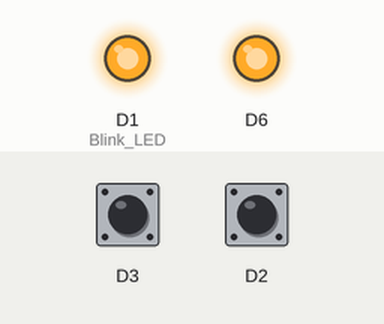
This sketch was run on a simulated ESP8266 (NodeMCU). Shown: output pins drawn as LEDs (lit = HIGH). Dashed ring = blinking. Inputs (shaded band) come from the test bench; at power-on: D3 HIGH, D2 HIGH. EEPROM starts erased; what the sketch prints to the serial monitor is not drawn.

Above: at 1.2 s.
1.3 s: D3 pulled LOW for 0.15 s
At 2.6 s:
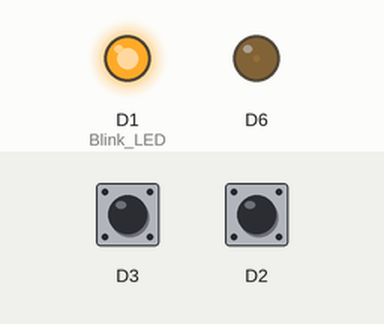
2.9 s: D2 pulled LOW for 1 s
At 3.2 s:
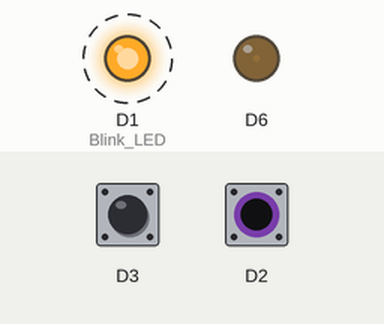
5.9 s: D3 pulled LOW for 3.2 s
At 10.1 s:
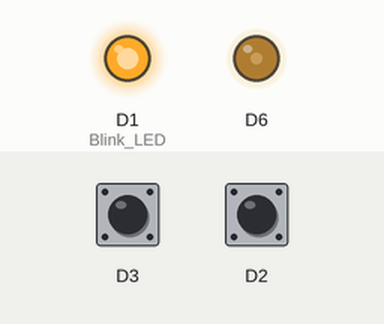
10.6 s: D3 pulled LOW for 3.2 s
At 14.1 s:
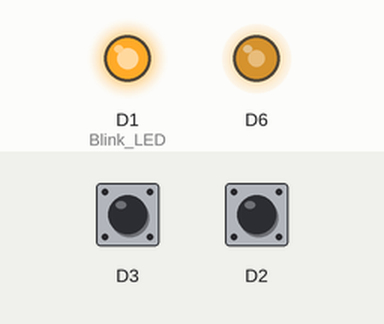
15.3 s: D3 pulled LOW for 3.2 s
At 19.0 s:
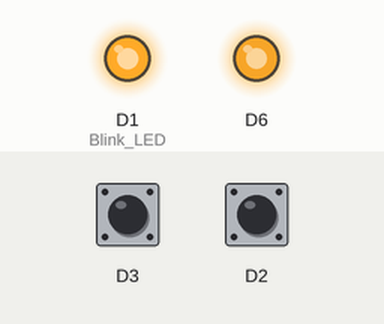
20.0 s: D3 pulled LOW for 1 s
At 20.7 s:
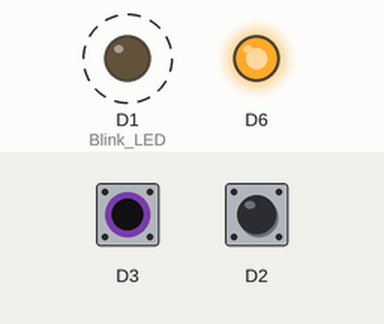
Timing chart, 0 to 23.0 s (numbered marks = the images above; inputs shaded):
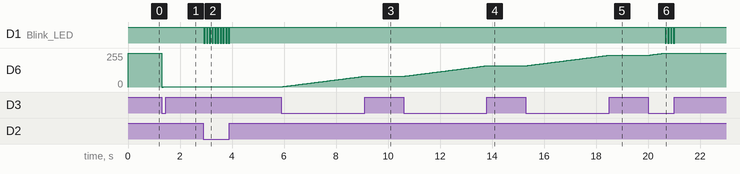

Measured:
- after the input at 1.3 s, D6: 255/255 → 3/255 at once
- after the input at 2.9 s, D1 (Blink_LED): alternates HIGH for 0.05 s and LOW for 0.05 s, 20 changes in all, then stays HIGH, starting at once; D6: 3/255 → 2/255 at once
- after the input at 5.9 s, D6: moves from 2/255 to 81/255 over 3.2 s, starting at once
- after the input at 10.6 s, D6: moves from 81/255 to 160/255 over 3.2 s, starting at once
- after the input at 15.3 s, D6: moves from 160/255 to 238/255 over 3.1 s, starting at once
- after the input at 20.0 s, D1 (Blink_LED): alternates HIGH for 0.05 s and LOW for 0.05 s, 8 changes in all, then stays HIGH, starting after 0.66 s; D6: moves from 238/255 to 255/255 over 0.65 s, starting at once

The sketch:

K_chenLED_Regelung.ino
```cpp
//ESP NodeMcu

// variablen


#include <EEPROM.h>
uint16_t PWM;
uint8_t Hoch = 0;
uint8_t Runter = 0;


void setup()
{
	Serial.begin(115200);
	EEPROM.begin(64);
	pinMode(D6, OUTPUT);

	pinMode(D3, INPUT_PULLUP);
	pinMode(D2, INPUT_PULLUP);
	pinMode(D1, OUTPUT);				//Blink LED
	digitalWrite(D1, HIGH);

	EEPROM.get(0, PWM);
	EEPROM.commit();
	EEPROM.end();
	analogWrite(D6, PWM);				// LED Startwert
}

void loop()
{
	Serial.println(PWM);
	 //Tasterrauf abfrage
	Hoch = digitalRead(D3);
	if (Hoch == LOW & Runter == HIGH) {

		if (PWM < 1023, PWM++);
		if (PWM >= 1024) { PWM = 1023; blink(); }
		Serial.print("Rauf:");
		Serial.println(PWM);
		analogWrite(D6, PWM);

		delay(10);

	}


	//Tasterunter abfrage
	Runter = digitalRead(D2);
	if (Runter == LOW & Hoch == HIGH) {

		if (PWM >= 1023, PWM--);
		if (PWM <= 11) { PWM = 10; blink() ; }
		Serial.print("Runter:");
		Serial.println(PWM);
		analogWrite(D6, PWM);

		delay(10);
	}

	// Tasten für Speicher

	if (Hoch == LOW & Runter == LOW) {

		EEPROM.begin(64);
		EEPROM.put(0, PWM);
		EEPROM.commit();
		EEPROM.end();
		blink();

	}
}

void blink() {

	for (int i = 0; i < 2; i++) {

		digitalWrite(D1, LOW);
		delay(50);
		digitalWrite(D1, HIGH);
		delay(50);

	}
}
```
